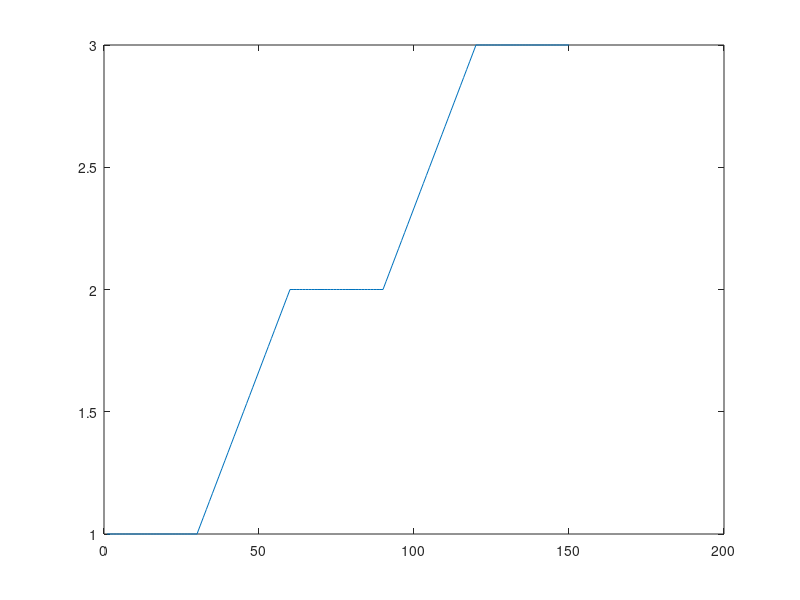

Here is the MATLAB script that generated this plot:
    
fTest = zeros(150,1);
for ii = 1:150
    if ii < 30 %0 to 30
        fTest(ii) = 1;
    elseif ii < 60 %31 to 60
        cc = (ii - 30)/(60 - 30);
        fTest(ii) = ((1 - cc)*1 + cc*2);
    elseif ii < 90 %61 to 90
        fTest(ii) = 2;
    elseif ii < 120 %91 to 120
        cc = (ii - 90)/(120 - 90);
        fTest(ii) = ((1 - cc)*2 + cc*3);
    else %121 to 150
        fTest(ii) = 3;
    end
end

plot(fTest)